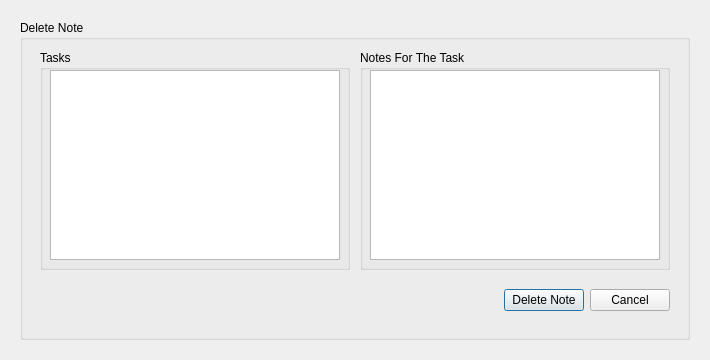
<?xml version="1.0" encoding="UTF-8"?>
<ui version="4.0">
 <class>NotesDeleteWindow</class>
 <widget class="QDialog" name="NotesDeleteWindow">
  <property name="geometry">
   <rect>
    <x>0</x>
    <y>0</y>
    <width>710</width>
    <height>360</height>
   </rect>
  </property>
  <property name="minimumSize">
   <size>
    <width>710</width>
    <height>360</height>
   </size>
  </property>
  <property name="maximumSize">
   <size>
    <width>710</width>
    <height>360</height>
   </size>
  </property>
  <property name="windowTitle">
   <string>Dialog</string>
  </property>
  <widget class="QGroupBox" name="DeleteNote">
   <property name="geometry">
    <rect>
     <x>20</x>
     <y>20</y>
     <width>670</width>
     <height>320</height>
    </rect>
   </property>
   <property name="title">
    <string>Delete Note</string>
   </property>
   <widget class="QGroupBox" name="TasksBox">
    <property name="geometry">
     <rect>
      <x>20</x>
      <y>30</y>
      <width>310</width>
      <height>220</height>
     </rect>
    </property>
    <property name="title">
     <string>Tasks</string>
    </property>
    <widget class="QTableView" name="TasksTableView">
     <property name="geometry">
      <rect>
       <x>10</x>
       <y>20</y>
       <width>290</width>
       <height>190</height>
      </rect>
     </property>
    </widget>
   </widget>
   <widget class="QGroupBox" name="NotesForTheTaskBox">
    <property name="geometry">
     <rect>
      <x>340</x>
      <y>30</y>
      <width>310</width>
      <height>220</height>
     </rect>
    </property>
    <property name="title">
     <string>Notes For The Task</string>
    </property>
    <widget class="QTableView" name="NotesForTheTaskTableView">
     <property name="geometry">
      <rect>
       <x>10</x>
       <y>20</y>
       <width>290</width>
       <height>190</height>
      </rect>
     </property>
    </widget>
   </widget>
   <widget class="QWidget" name="horizontalLayoutWidget">
    <property name="geometry">
     <rect>
      <x>20</x>
      <y>260</y>
      <width>630</width>
      <height>40</height>
     </rect>
    </property>
    <layout class="QHBoxLayout" name="HorizontalLayout">
     <item>
      <spacer name="HorizontalSpacer">
       <property name="orientation">
        <enum>Qt::Horizontal</enum>
       </property>
       <property name="sizeHint" stdset="0">
        <size>
         <width>40</width>
         <height>20</height>
        </size>
       </property>
      </spacer>
     </item>
     <item>
      <widget class="QPushButton" name="DeleteNoteButton">
       <property name="text">
        <string>Delete Note</string>
       </property>
      </widget>
     </item>
     <item>
      <widget class="QPushButton" name="CancelButton">
       <property name="text">
        <string>Cancel</string>
       </property>
      </widget>
     </item>
    </layout>
   </widget>
  </widget>
 </widget>
 <resources/>
 <connections/>
</ui>
